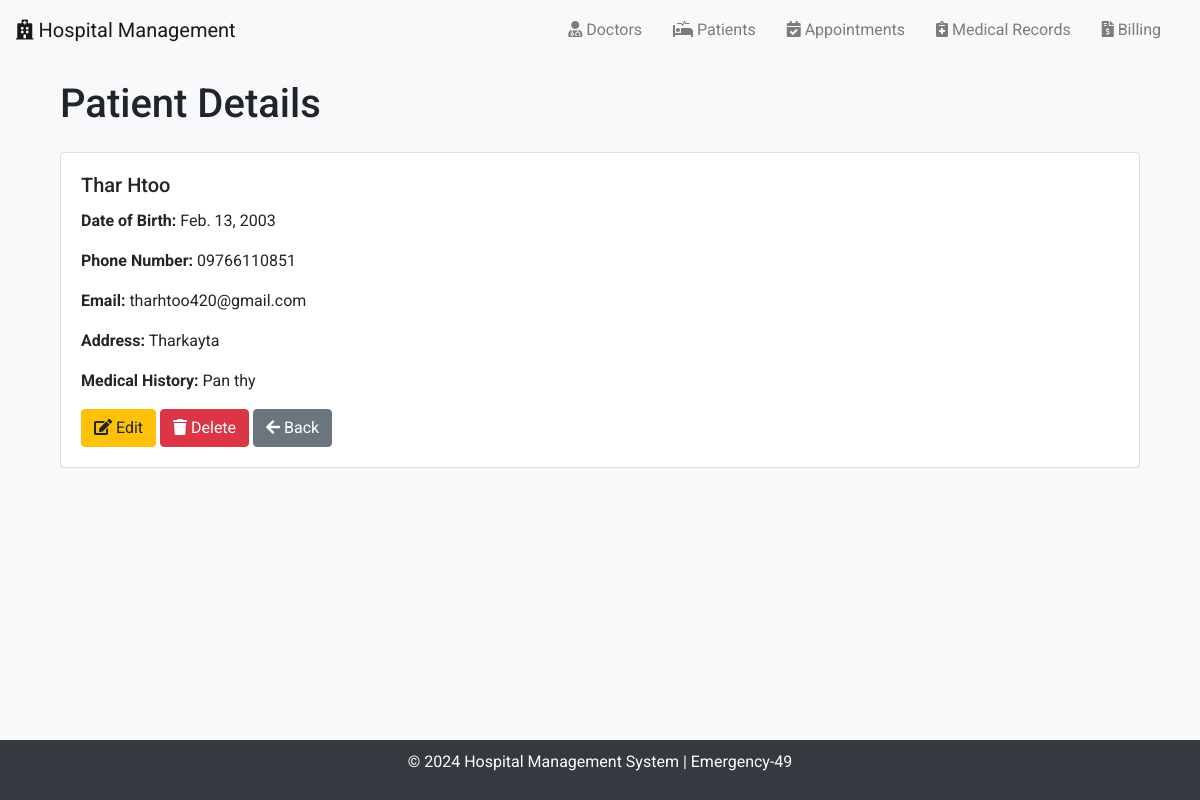
Screenshot of /patients/1/ with the database file from the repository.
### emergency_49/models.py (models this page shows, shortened)
class Patient(models.Model):
    first_name = models.CharField(max_length=50)
    last_name = models.CharField(max_length=50)
    date_of_birth = models.DateField()
    phone_number = models.CharField(max_length=15, unique=True)
    email = models.EmailField(unique=True)
    address = models.TextField()
    medical_history = models.TextField(blank=True, null=True)

### emergency_49/views.py (the view)
# urls.py: path('patients/<int:pk>/', PatientDetailView.as_view(), name='patient_detail'),
class PatientDetailView(DetailView):
    model = Patient
    template_name = 'patient_detail.html'

### emergency_49/templates/patient_detail.html
{% extends 'base.html' %}
{% block content %}
<div class="container">
    <h1 class="mb-4">Patient Details</h1>
    <div class="card">
        <div class="card-body">
            <h5 class="card-title">{{ patient.first_name }} {{ patient.last_name }}</h5>
            <p class="card-text"><strong>Date of Birth:</strong> {{ patient.date_of_birth }}</p>
            <p class="card-text"><strong>Phone Number:</strong> {{ patient.phone_number }}</p>
            <p class="card-text"><strong>Email:</strong> {{ patient.email }}</p>
            <p class="card-text"><strong>Address:</strong> {{ patient.address }}</p>
            <p class="card-text"><strong>Medical History:</strong> {{ patient.medical_history|default:"No medical history available." }}</p>
            <a href="{% url 'patient_edit' patient.id %}" class="btn btn-warning"><i class="fas fa-edit"></i> Edit</a>
            <a href="{% url 'patient_delete' patient.id %}" class="btn btn-danger"><i class="fas fa-trash"></i> Delete</a>
            <a href="{% url 'patient_list' %}" class="btn btn-secondary"><i class="fas fa-arrow-left"></i> Back</a>
        </div>
    </div>
</div>
{% endblock %}

### emergency_49/templates/base.html (style rules this page uses)
body { font-family: 'Roboto', sans-serif; background-color: #f8f9fa; }
.container { margin-top: 20px; }

### rows the page displays
Patient: first_name "Thar", last_name "Htoo", date_of_birth "Feb. 13, 2003", phone_number "09766110851", email "tharhtoo420@gmail.com", address "Tharkayta", medical_history "Pan thy"
